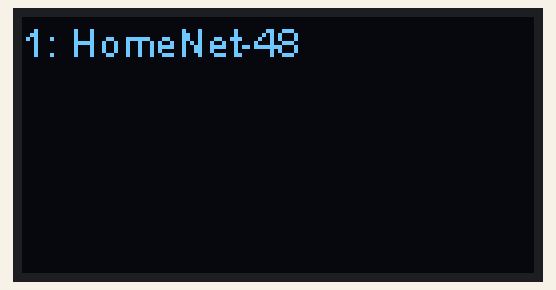
This sketch was run on a simulated ESP32. Parts: 128×64 one-colour display. A WiFi scan finds three made-up networks; what the sketch prints to the serial monitor is not drawn.

Above: at 2.2 s.
At 9.7 s:
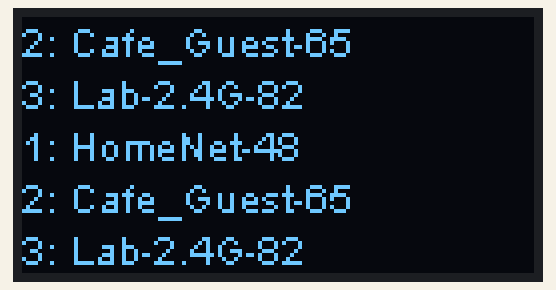
At 26.86 s:
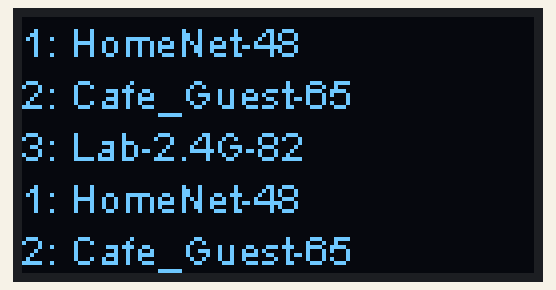

Measured:
- what the display in image 1 shows lasts 17.1 s, from 9.6 s to 26.7 s

The sketch:

TTGOLORALISTADOWIFIOLED.ino
```cpp
#include <WiFi.h>
#include <Wire.h>        // Only needed for Arduino 1.6.5 and earlier
//#include "SSD1306Wire.h" // legacy: #include "SSD1306.h"
#include "SSD1306.h"

// TTGO LoRa32-OLED v2.0 and V2.1
//
#define OLED_SDA 21
#define OLED_SCL 22
#define OLED_RST NOT_A_PIN

SSD1306Wire display(0x3c, OLED_SDA, OLED_SCL);

// Function to scan and list Wi-Fi networks
void listWiFiNetworks() {
  Serial.println("Scanning for Wi-Fi networks...");

  // Start Wi-Fi scan
  int numNetworks = WiFi.scanNetworks();

  // Check if any networks were found
  if (numNetworks == 0) {
    Serial.println("No networks found.");

  } else {
    Serial.print(numNetworks);
    Serial.println(" networks found:");

    // List the details of each network
    for (int i = 0; i < numNetworks; i++) {
      Serial.print(i + 1);
      display.print(i+1);
      Serial.print(": ");
      display.print(": ");
      Serial.print(WiFi.SSID(i));          // Network name (SSID)
      display.print(WiFi.SSID(i));
      Serial.print(" (");
      Serial.print(WiFi.RSSI(i));          // Signal strength (RSSI)
      display.println(WiFi.RSSI(i));
      Serial.print(" dBm)");
      Serial.print(" [Channel ");
      Serial.print(WiFi.channel(i));       // Wi-Fi channel
      Serial.println("]");
      display.display();
      delay(10); // Small delay between printing each network
    }
  }
  Serial.println();
  delay(5000); // Wait 5 seconds before scanning again
}

void setup() {
  // Initialize serial communication
  Serial.begin(115200);

    // reset the OLED:
  if (OLED_RST != NOT_A_PIN)
  {
    pinMode(OLED_RST, OUTPUT);
    digitalWrite(OLED_RST, LOW); // set GPIO16 low to reset OLED
    delay(50);
    digitalWrite(OLED_RST, HIGH); // while OLED is running, must set GPIO16 in high
  }

  display.init();
  display.flipScreenVertically();
  display.clear();
  display.setFont(ArialMT_Plain_10);

  // Initialize Wi-Fi
  WiFi.mode(WIFI_STA);
  WiFi.disconnect();

  delay(100);

  // Scan and list Wi-Fi networks
  listWiFiNetworks();
}

void loop() {
  // Scan and list Wi-Fi networks every 60 seconds
  listWiFiNetworks();
  delay(10000); // Wait 60 seconds before scanning again
}
```
